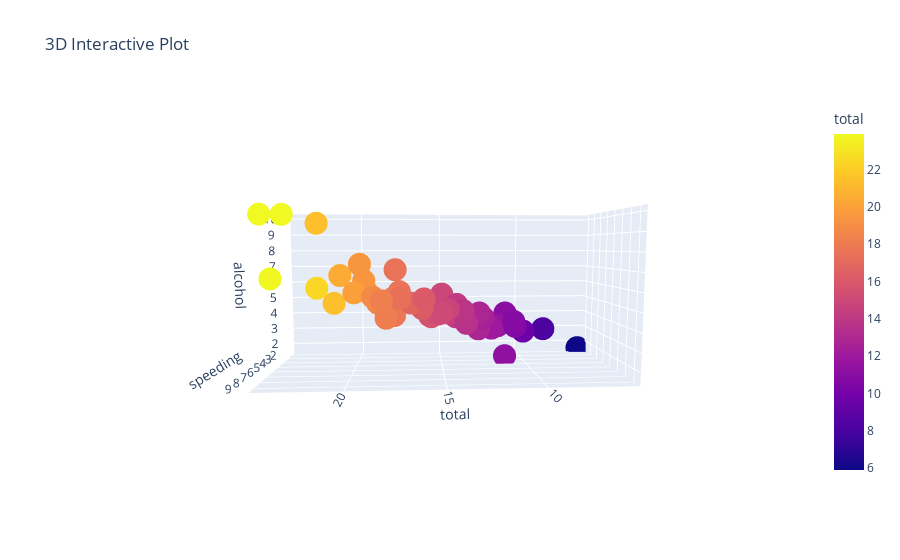

Notebook cell for this chart:
### Code cell
#(vii)
fig = px.scatter_3d(df, x='total', y='speeding', z='alcohol', color='total', title='3D Interactive Plot')
fig.show()

### Figure 1 — Plotly figure (JSON) as saved in the notebook; plotly's stock layout.template omitted (floating-point values rounded to 4 significant figures)
{"data": [{"hovertemplate": "total=%{marker.color}<br>speeding=%{y}<br>alcohol=%{z}<extra></extra>", "legendgroup": "", "marker": {"color": [18.8, 18.1, 18.6, 22.4, 12, 13.6, 10.8, 16.2, 5.9, 17.9, 15.6, 17.5, 15.3, 12.8, 14.5, 15.7, 17.8, 21.4, 20.5, 15.1, 12.5, 8.2, 14.1, 9.6, 17.6, 16.1, 21.4, 14.9, 14.7, 11.6, 11.2, 18.4, 12.3, 16.8, 23.9, 14.1, 19.9, 12.8, 18.2, 11.1, 23.9, 19.4, 19.5, 19.4, 11.3, 13.6, 12.7, 10.6, 23.8, 13.8, 17.4], "coloraxis": "coloraxis", "symbol": "circle"}, "mode": "markers", "name": "", "scene": "scene", "showlegend": false, "type": "scatter3d", "x": [18.8, 18.1, 18.6, 22.4, 12, 13.6, 10.8, 16.2, 5.9, 17.9, 15.6, 17.5, 15.3, 12.8, 14.5, 15.7, 17.8, 21.4, 20.5, 15.1, 12.5, 8.2, 14.1, 9.6, 17.6, 16.1, 21.4, 14.9, 14.7, 11.6, 11.2, 18.4, 12.3, 16.8, 23.9, 14.1, 19.9, 12.8, 18.2, 11.1, 23.9, 19.4, 19.5, 19.4, 11.3, 13.6, 12.7, 10.6, 23.8, 13.8, 17.4], "y": [7.332, 7.421, 6.51, 4.032, 4.2, 5.032, 4.968, 6.156, 2.006, 3.759, 2.964, 9.45, 5.508, 4.608, 3.625, 2.669, 4.806, 4.066, 7.175, 5.738, 4.25, 1.886, 3.384, 2.208, 2.64, 6.923, 8.346, 1.937, 5.439, 4.06, 1.792, 3.496, 3.936, 6.552, 5.497, 3.948, 6.368, 4.224, 9.1, 3.774, 9.082, 6.014, 4.095, 7.76, 4.859, 4.08, 2.413, 4.452, 8.092, 4.968, 7.308], "z": [5.64, 4.525, 5.208, 5.824, 3.36, 3.808, 3.888, 4.86, 1.593, 5.191, 3.9, 7.175, 4.437, 4.352, 4.205, 3.925, 4.272, 4.922, 6.765, 4.53, 4, 2.87, 3.948, 2.784, 5.456, 5.474, 9.416, 5.215, 4.704, 3.48, 3.136, 4.968, 3.567, 5.208, 10.04, 4.794, 5.771, 3.328, 5.642, 4.218, 9.799, 6.402, 5.655, 7.372, 1.808, 4.08, 3.429, 3.498, 6.664, 4.554, 5.568]}], "layout": {"autosize": true, "coloraxis": {"colorbar": {"title": {"text": "total"}}, "colorscale": [[0, "#0d0887"], [0.1111, "#46039f"], [0.2222, "#7201a8"], [0.3333, "#9c179e"], [0.4444, "#bd3786"], [0.5556, "#d8576b"], [0.6667, "#ed7953"], [0.7778, "#fb9f3a"], [0.8889, "#fdca26"], [1, "#f0f921"]]}, "legend": {"tracegroupgap": 0}, "scene": {"aspectmode": "auto", "aspectratio": {"x": 1.711, "y": 0.728, "z": 0.8028}, "camera": {"center": {"x": 0, "y": 0, "z": 0}, "eye": {"x": 0.1319, "y": 2.31, "z": 0.2188}, "projection": {"type": "perspective"}, "up": {"x": 0, "y": 0, "z": 1}}, "domain": {"x": [0, 1], "y": [0, 1]}, "xaxis": {"title": {"text": "total"}, "type": "linear"}, "yaxis": {"title": {"text": "speeding"}, "type": "linear"}, "zaxis": {"title": {"text": "alcohol"}, "type": "linear"}}, "title": {"text": "3D Interactive Plot"}}}
